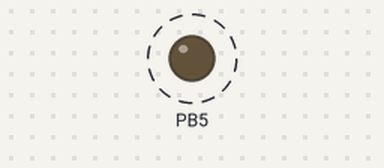
The program below on a simulated ATmega328P, built with avr-gcc and emulated at 16 MHz. On the bench: output pins drawn as LEDs (lit = HIGH). Dashed ring = blinking.

Above: at 0.3 s.
Timing chart, 0 to 3.0 s (numbered marks = the images above):
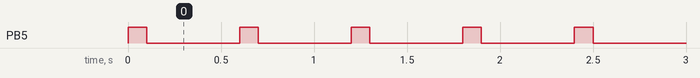

Measured:
- by itself, PB5: alternates HIGH for 0.10 s and LOW for 0.50 s

The program:

main.c
```c
/*
* main.c
*
* Created: 10/06/2018
*  Author: Ferdinand Lukasak
*/


#include <avr/io.h>
#include <avr/delay.h>
#include "Utility.h"


int main(int argc, char *argv[])
{
	int ledPinSampleOne = Utility_GetSamplePin();

	DDRB |= (1 << ledPinSampleOne); // pinMode(LED, OUTPUT); // sets the gitital pin as putput

	while (1)
	{
		PORTB |= (1 << ledPinSampleOne); // digitalWrite(LED, ON); // turns the LED on
		_delay_ms(100);

		PORTB &= ~(1 << ledPinSampleOne); // digitalWrite(LED, OFF); // turns the LED off
		_delay_ms(500);
	}

	return 0;
}
```

Utility.c
```c
/*
* main.c
*
* Created: 10/06/2018
*  Author: Ferdinand Lukasak
*/


#include "Utility.h"

int Utility_GetSamplePin(void)
{
	return 5;
}
```

Utility.h
```c
/*
* main.c
*
* Created: 10/06/2018
*  Author: Ferdinand Lukasak
*/


#ifndef UTILITY_H
#define UTILITY_H 1

int Utility_GetSamplePin(void);

#endif
```
